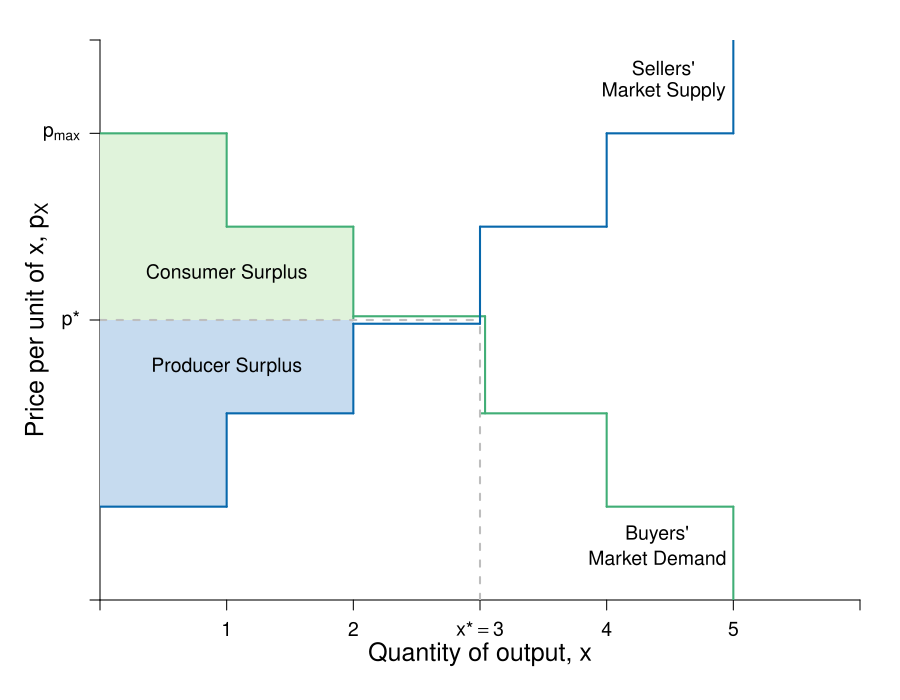

Write R code to recreate this figure.
require(shape)
pdf(file = "competitionmarkets/makost_market4.pdf", width = 9, height = 7)

#Set parameters for graphics
axislabelsize <- 1.5
labelsize <- 1.2
graphlinewidth <- 3
segmentlinewidth <- 2

COL <- c("#7fc97f", "#beaed4", "#fdc086", "#ffff99", "#386cb0", "#f0027f", "#bf5b17", "#666666")
COLA <- c("#e0f3db", "#99d8c9","#66c2a4","#41ae76", "#238b45", "#005824")
COLB <- c("#c6dbef", "#4eb3d3", "#2b8cbe", "#0868ac","#084081")
COLC <- c("#fcfbfd", "#efedf5", "#dadaeb", "#bcbddc", "#9e9ac8", "#807dba", "#6a51a3", "#54278f", "#3f007d")

par(mar =  c(5, 5, 2, 2))

xlims <- c(0, 6)
ylims <- c(0, 6)

npts <- 501 

plot(0, 0, xlim = xlims, ylim = ylims, type = "n",
     xlab = expression(paste("")),
     ylab = expression(paste("")), 
     xaxt = "n", 
     yaxt = "n", 
     cex.lab = axislabelsize, 
     bty = "n",
     xaxs="i", 
     yaxs="i")

# ticksy <- seq(from = 0, to = ylims[2], by = 2)
# ylabels <- seq(from = 0, to = ylims[2], by = 2)
# ticksx <- seq(from = 0, to = xlims[2], by = 2)
# xlabels <- seq(from = 0, to = xlims[2], by = 2)
ticksy <- c(0, 3, 5, ylims[2])
ylabels <- c(NA,  expression(paste(p,"*")),  expression(paste(p[max])), NA)
ticksx <- c(0, 1, 2, 3, 4, 5, xlims[2])
xlabels <- c(NA, 1, 2, expression(paste(x,"*" == 3)), 4, 5, NA)

axis(1, at = ticksx, pos = 0, labels = xlabels, cex.axis = labelsize)
axis(2, at = ticksy, pos = 0, labels = ylabels, las = 1, cex.axis = labelsize)


#Draw the polygon for consumer surplus
xpoly4 <- c(0, 2, 2, 1, 1, 0, 0)
ypoly4 <- c(3, 3, 4, 4, 5, 5, 3)
polygon(x = xpoly4, y = ypoly4, col=COLA[1], density=NULL, border = NA)
text(1, 3.5, expression("Consumer Surplus"), cex = labelsize)

#Draw the polygon for producer surplus
xpoly3 <- c(0, 2, 2, 1, 1, 0, 0)
ypoly3 <- c(3, 3, 2, 2, 1, 1, 3)
polygon(x = xpoly3, y = ypoly3, col=COLB[1], density=NULL, border = NA)
text(1, 2.5, expression("Producer Surplus"), cex = labelsize)


#Line for Demand
segments(0, 5, 1, 5, lty = 1, col = COLA[4] , lwd = segmentlinewidth)
segments(1, 5, 1, 4, lty = 1, col = COLA[4] , lwd = segmentlinewidth)
segments(1, 4, 2, 4, lty = 1, col = COLA[4] , lwd = segmentlinewidth)
segments(2, 4, 2, 3, lty = 1, col = COLA[4] , lwd = segmentlinewidth)
segments(2, 3.04, 3.04, 3.04, lty = 1, col = COLA[4] , lwd = segmentlinewidth)
segments(3.04, 3.04, 3.04, 2, lty = 1, col = COLA[4] , lwd = segmentlinewidth)
segments(3, 2, 4, 2, lty = 1, col = COLA[4] , lwd = segmentlinewidth)
segments(4, 2, 4, 1, lty = 1, col = COLA[4] , lwd = segmentlinewidth)
segments(4, 1, 5, 1, lty = 1, col = COLA[4] , lwd = segmentlinewidth)
segments(5, 1, 5, 0, lty = 1, col = COLA[4] , lwd = segmentlinewidth)

#Line for Supply
segments(0, 1, 1, 1, lty = 1, col = COLB[4] , lwd = segmentlinewidth)
segments(1, 1, 1, 2, lty = 1, col = COLB[4] , lwd = segmentlinewidth)
segments(1, 2, 2, 2, lty = 1, col = COLB[4] , lwd = segmentlinewidth)
segments(2, 2, 2, 2.96, lty = 1, col = COLB[4] , lwd = segmentlinewidth)
segments(2, 2.96, 3, 2.96, lty = 1, col = COLB[4] , lwd = segmentlinewidth)
segments(3, 2.96, 3, 4, lty = 1, col = COLB[4] , lwd = segmentlinewidth)
segments(3, 4, 4, 4, lty = 1, col = COLB[4] , lwd = segmentlinewidth)
segments(4, 4, 4, 5, lty = 1, col = COLB[4] , lwd = segmentlinewidth)
segments(4, 5, 5, 5, lty = 1, col = COLB[4] , lwd = segmentlinewidth)
segments(5, 5, 5, 6, lty = 1, col = COLB[4] , lwd = segmentlinewidth)

#Equilibrium price and quantity
segments(0, 3, 3, 3, lty = 2, "gray" , lwd = segmentlinewidth)
segments(3, 0, 3, 3, lty = 2, "gray" , lwd = segmentlinewidth)


#For market price
# segments(0, 2, 1, 2, lty = 2, "gray" , lwd = segmentlinewidth)

#Label axes
mtext(expression(paste("Quantity of output, ", x)), side=1, line = 2.5, cex = axislabelsize)
text(-0.5, 0.5*ylims[2], expression(paste("Price per unit of x, ", p[X])), xpd = TRUE, cex = axislabelsize, srt = 90) 
# 
# points(50, 10, pch = 16, col = "black", cex = 1.5)
# text(52, 10.5, expression(M))
text(4.4, 0.7, expression("Buyers'"), cex = labelsize)
text(4.4, 0.45, expression("Market Demand"), cex = labelsize)
text(4.45, 5.7, expression("Sellers'"), cex = labelsize)
text(4.45, 5.45, expression("Market Supply"), cex = labelsize)

# text(0.27, 2.6, expression("Equilibrium Price"), cex = labelsize)
# text(0.27, 2.4, expression("falls in this range"), cex = labelsize)
# Arrows(0.55, 2.1, 0.55, 2.9, col = "black", code =3, lty = 1, lwd = 2, arr.type = "triangle", arr.lwd = 0.5)


dev.off()
